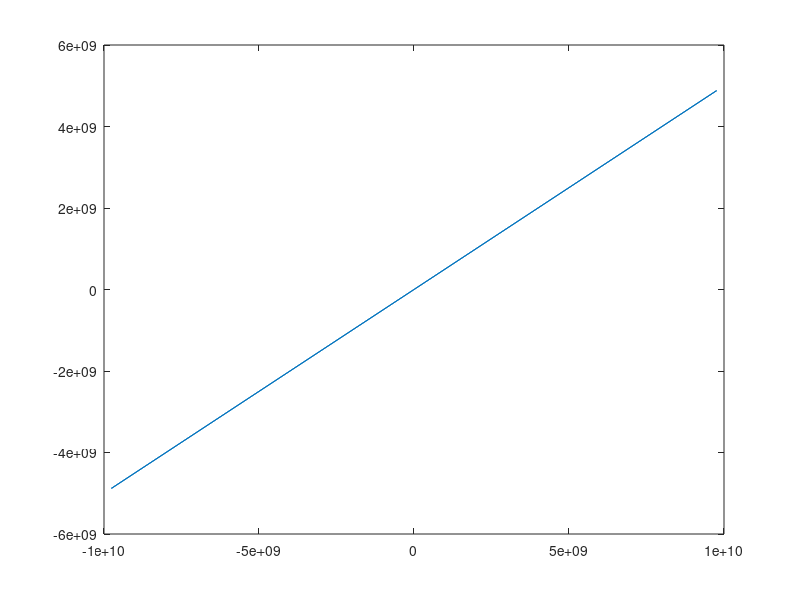

Write the MATLAB code that produced this figure.
V=input('Enter the Velocity of the fluid');
R=input('Enter the radius of the sphere');
x=linspace(-20,20,10000);
y=linspace(-20,20,10000);

t=linspace(0,1000,2*pi);
x1=R*cos(t);
y1=R*sin(t);
fill(x1,y1,'r');
i=1;
while(i<10000)
    if(x(i)<R*cos(t))
        x(i)=0;
    end
    if(y(i)<R*sin(t))
        y(i)=0;
    end
    i=i+1;
end
i=1;
r=sqrt(((x.^2)+(y.^2)));
while(i<1000)
    if(r(i)==0)
        r(i)=R;
    end
    i=i+1;
end    
        


c=x./r;
s=y./r;
V1=V*c.*(1-(1.5*(R./r))+0.5*((R./r).^3));
V2=(-1)*V*s.*(1-(0.75*(R./r))-0.25*((R./r).^3));
Vx=((V1.*c)-(V2.*s));
Vy=((V1.*s)+(V2.*c));
plot(V1,V2);
Vt=sqrt((V1.^2)+(V2.^2));
